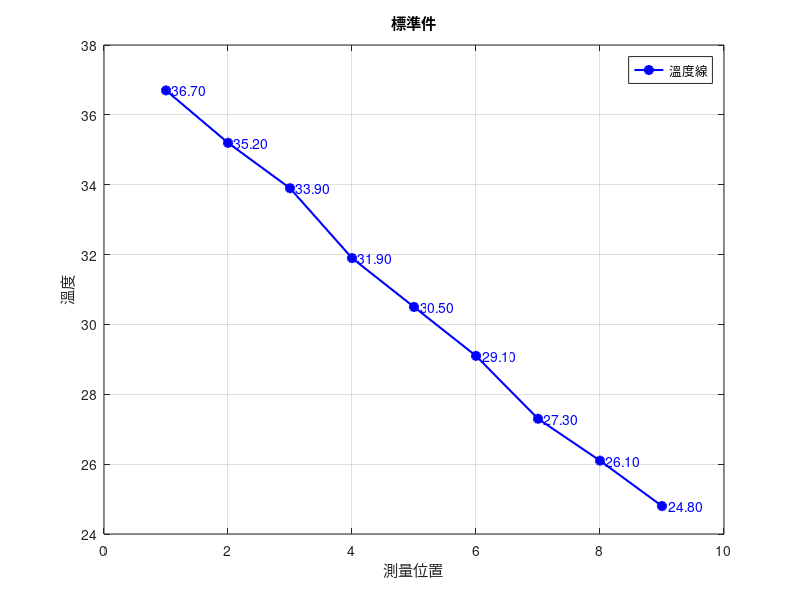

MATLAB code for this plot:
% 原始數據
y = [36.7,35.2,33.9,31.9,30.5,29.1,27.3,26.1,24.8]; 
x = 1:length(y); % x 軸為數據編號



% 繪製原始數據
figure;
plot(x, y, 'bo-', 'MarkerFaceColor', 'b', 'LineWidth', 1.5); % 原始數據點 (藍色圓點)


% 標示數據點
for i = 1:length(x)
    text(x(i), y(i), sprintf('  %.2f', y(i)), 'FontSize', 10, 'Color', 'b');
end



% 設定圖形標籤與標題
xlabel('測量位置');
ylabel('溫度');
title('標準件');
legend('溫度線', 'Location', 'Best');

grid on; % 顯示格線
hold off;
